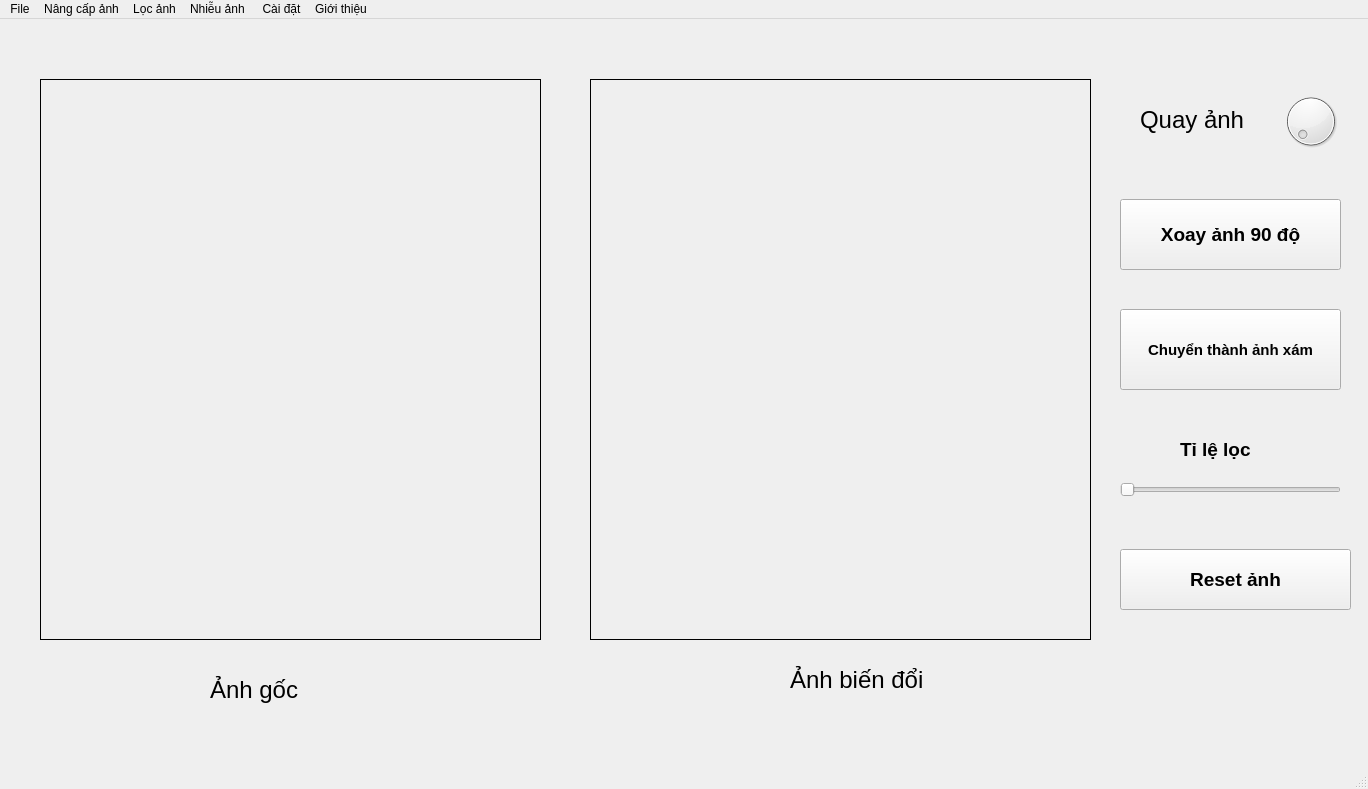
<?xml version="1.0" encoding="UTF-8"?>
<ui version="4.0">
 <class>H2Team</class>
 <widget class="QMainWindow" name="H2Team">
  <property name="geometry">
   <rect>
    <x>0</x>
    <y>0</y>
    <width>1368</width>
    <height>789</height>
   </rect>
  </property>
  <property name="windowTitle">
   <string>MainWindow</string>
  </property>
  <widget class="QWidget" name="centralwidget">
   <widget class="QDial" name="dial">
    <property name="geometry">
     <rect>
      <x>1280</x>
      <y>70</y>
      <width>61</width>
      <height>64</height>
     </rect>
    </property>
   </widget>
   <widget class="QLabel" name="qa">
    <property name="geometry">
     <rect>
      <x>1140</x>
      <y>80</y>
      <width>131</width>
      <height>41</height>
     </rect>
    </property>
    <property name="font">
     <font>
      <pointsize>18</pointsize>
      <weight>50</weight>
      <bold>false</bold>
     </font>
    </property>
    <property name="text">
     <string>Quay ảnh</string>
    </property>
   </widget>
   <widget class="QPushButton" name="pt_90">
    <property name="geometry">
     <rect>
      <x>1120</x>
      <y>180</y>
      <width>221</width>
      <height>71</height>
     </rect>
    </property>
    <property name="font">
     <font>
      <pointsize>14</pointsize>
      <weight>75</weight>
      <bold>true</bold>
     </font>
    </property>
    <property name="text">
     <string>Xoay ảnh 90 độ</string>
    </property>
   </widget>
   <widget class="QPushButton" name="pt_reset">
    <property name="geometry">
     <rect>
      <x>1120</x>
      <y>530</y>
      <width>231</width>
      <height>61</height>
     </rect>
    </property>
    <property name="font">
     <font>
      <pointsize>14</pointsize>
      <weight>75</weight>
      <bold>true</bold>
     </font>
    </property>
    <property name="text">
     <string>Reset ảnh</string>
    </property>
   </widget>
   <widget class="QLabel" name="label_2">
    <property name="geometry">
     <rect>
      <x>210</x>
      <y>650</y>
      <width>131</width>
      <height>41</height>
     </rect>
    </property>
    <property name="font">
     <font>
      <pointsize>18</pointsize>
      <weight>50</weight>
      <bold>false</bold>
     </font>
    </property>
    <property name="text">
     <string>Ảnh gốc</string>
    </property>
   </widget>
   <widget class="QLabel" name="label_3">
    <property name="geometry">
     <rect>
      <x>790</x>
      <y>640</y>
      <width>171</width>
      <height>41</height>
     </rect>
    </property>
    <property name="font">
     <font>
      <pointsize>18</pointsize>
      <weight>50</weight>
      <bold>false</bold>
     </font>
    </property>
    <property name="text">
     <string>Ảnh biến đổi</string>
    </property>
   </widget>
   <widget class="QLabel" name="img_lb1">
    <property name="geometry">
     <rect>
      <x>40</x>
      <y>60</y>
      <width>501</width>
      <height>561</height>
     </rect>
    </property>
    <property name="frameShape">
     <enum>QFrame::Panel</enum>
    </property>
    <property name="frameShadow">
     <enum>QFrame::Plain</enum>
    </property>
    <property name="text">
     <string/>
    </property>
   </widget>
   <widget class="QLabel" name="img_lb2">
    <property name="geometry">
     <rect>
      <x>590</x>
      <y>60</y>
      <width>501</width>
      <height>561</height>
     </rect>
    </property>
    <property name="frameShape">
     <enum>QFrame::Panel</enum>
    </property>
    <property name="frameShadow">
     <enum>QFrame::Plain</enum>
    </property>
    <property name="text">
     <string/>
    </property>
   </widget>
   <widget class="QPushButton" name="pt_axam">
    <property name="geometry">
     <rect>
      <x>1120</x>
      <y>290</y>
      <width>221</width>
      <height>81</height>
     </rect>
    </property>
    <property name="font">
     <font>
      <pointsize>11</pointsize>
      <weight>75</weight>
      <bold>true</bold>
     </font>
    </property>
    <property name="text">
     <string>Chuyển thành ảnh xám</string>
    </property>
   </widget>
   <widget class="QSlider" name="sl_tll">
    <property name="geometry">
     <rect>
      <x>1120</x>
      <y>460</y>
      <width>221</width>
      <height>22</height>
     </rect>
    </property>
    <property name="pageStep">
     <number>15</number>
    </property>
    <property name="orientation">
     <enum>Qt::Horizontal</enum>
    </property>
   </widget>
   <widget class="QLabel" name="label_4">
    <property name="geometry">
     <rect>
      <x>1180</x>
      <y>410</y>
      <width>111</width>
      <height>41</height>
     </rect>
    </property>
    <property name="font">
     <font>
      <pointsize>14</pointsize>
      <weight>75</weight>
      <bold>true</bold>
     </font>
    </property>
    <property name="text">
     <string>Tỉ lệ lọc</string>
    </property>
   </widget>
  </widget>
  <widget class="QMenuBar" name="menubar">
   <property name="geometry">
    <rect>
     <x>0</x>
     <y>0</y>
     <width>1368</width>
     <height>26</height>
    </rect>
   </property>
   <widget class="QMenu" name="menuFile">
    <property name="title">
     <string>File</string>
    </property>
    <addaction name="actionOpen_File"/>
    <addaction name="actionSave_File"/>
    <addaction name="actionExit"/>
   </widget>
   <widget class="QMenu" name="menu_nca">
    <property name="title">
     <string>Nâng cấp ảnh</string>
    </property>
    <widget class="QMenu" name="menu_ptda">
     <property name="title">
      <string>Phép toán điểm ảnh</string>
     </property>
     <addaction name="action_Daoanh"/>
     <addaction name="action_Catng"/>
     <addaction name="action_Gamma"/>
    </widget>
    <widget class="QMenu" name="menu_Kthistogram">
     <property name="title">
      <string>Kỹ thuật histogram</string>
     </property>
     <addaction name="action_cbhist"/>
     <addaction name="action_histanh"/>
    </widget>
    <addaction name="menu_ptda"/>
    <addaction name="menu_Kthistogram"/>
   </widget>
   <widget class="QMenu" name="menu_la">
    <property name="title">
     <string>Lọc ảnh</string>
    </property>
    <widget class="QMenu" name="menu_ma">
     <property name="title">
      <string>Lọc mịn ảnh</string>
     </property>
     <addaction name="action_locgau"/>
     <addaction name="action_Tv"/>
    </widget>
    <widget class="QMenu" name="menu_tba">
     <property name="title">
      <string>Lọc tìm biên ảnh</string>
     </property>
     <addaction name="action_loclap"/>
    </widget>
    <addaction name="menu_ma"/>
    <addaction name="menu_tba"/>
   </widget>
   <widget class="QMenu" name="menu_nhieu">
    <property name="title">
     <string>Nhiễu ảnh </string>
    </property>
    <addaction name="action_nhieugau"/>
    <addaction name="action_nhieumt"/>
   </widget>
   <widget class="QMenu" name="menu_cd">
    <property name="title">
     <string>Cài đặt</string>
    </property>
    <widget class="QMenu" name="menu_doimau">
     <property name="title">
      <string>Đổi màu</string>
     </property>
     <addaction name="action_den"/>
     <addaction name="action_trang"/>
     <addaction name="action_xanh"/>
    </widget>
    <addaction name="action_pt"/>
    <addaction name="action_tn"/>
    <addaction name="menu_doimau"/>
   </widget>
   <widget class="QMenu" name="menu_gt">
    <property name="title">
     <string>Giới thiệu</string>
    </property>
    <addaction name="action_ud"/>
   </widget>
   <addaction name="menuFile"/>
   <addaction name="menu_nca"/>
   <addaction name="menu_la"/>
   <addaction name="menu_nhieu"/>
   <addaction name="menu_cd"/>
   <addaction name="menu_gt"/>
  </widget>
  <widget class="QStatusBar" name="statusbar"/>
  <action name="actionOpen_File">
   <property name="text">
    <string>Open File</string>
   </property>
  </action>
  <action name="actionSave_File">
   <property name="text">
    <string>Save File</string>
   </property>
  </action>
  <action name="actionExit">
   <property name="text">
    <string>Exit </string>
   </property>
  </action>
  <action name="action_gamma">
   <property name="text">
    <string>Biến đổi hàm mũ</string>
   </property>
  </action>
  <action name="action_Daoanh">
   <property name="text">
    <string>Đảo ảnh</string>
   </property>
  </action>
  <action name="action_Catng">
   <property name="text">
    <string>Cắt ngưỡng</string>
   </property>
  </action>
  <action name="action_Gamma">
   <property name="text">
    <string>Biến đổi hàm mũ</string>
   </property>
  </action>
  <action name="action_cbhist">
   <property name="text">
    <string>Cân bằng histogram</string>
   </property>
  </action>
  <action name="action_histanh">
   <property name="text">
    <string>Histogram của ảnh</string>
   </property>
  </action>
  <action name="action_lap">
   <property name="text">
    <string>Lọc Laplace</string>
   </property>
  </action>
  <action name="action_Gau">
   <property name="text">
    <string>Lọc Gaussian</string>
   </property>
  </action>
  <action name="action_tv">
   <property name="text">
    <string>Lọc trung vị</string>
   </property>
  </action>
  <action name="action_nhieugau">
   <property name="text">
    <string>Nhiễu gaussian</string>
   </property>
  </action>
  <action name="action_nhieumt">
   <property name="text">
    <string>Nhiễu muối tiêu</string>
   </property>
  </action>
  <action name="action_pt">
   <property name="text">
    <string>Phóng to</string>
   </property>
  </action>
  <action name="action_tn">
   <property name="text">
    <string>Thu nhỏ</string>
   </property>
  </action>
  <action name="action_ud">
   <property name="text">
    <string>Ứng dụng</string>
   </property>
  </action>
  <action name="action_locgau">
   <property name="text">
    <string>Lọc Gaussian</string>
   </property>
  </action>
  <action name="action_Tv">
   <property name="text">
    <string>Lọc trung vị</string>
   </property>
  </action>
  <action name="action_loclap">
   <property name="text">
    <string>Lọc Laplace</string>
   </property>
  </action>
  <action name="action_den">
   <property name="text">
    <string>Xanh biển</string>
   </property>
  </action>
  <action name="action_trang">
   <property name="text">
    <string>Hồng hườm</string>
   </property>
  </action>
  <action name="action_xanh">
   <property name="text">
    <string>Xanh ngọc bích</string>
   </property>
  </action>
 </widget>
 <resources/>
 <connections/>
</ui>
